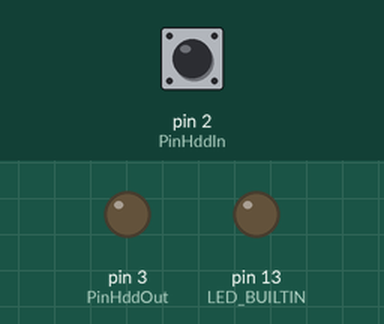
Bench run of a sketch on a simulated Arduino Uno, built with avr-gcc and run on an emulated ATmega328P. On the bench: output pins drawn as LEDs (lit = HIGH). Inputs (shaded band) come from the test bench; at power-on: pin 2 (PinHddIn) HIGH. Pins used as bus, display or sensor lines are not drawn; what the sketch prints to the serial monitor is not drawn.

Above: at 2.2 s.
2.3 s: pin 2 (PinHddIn) pulled LOW for 0.15 s
At 2.37 s:
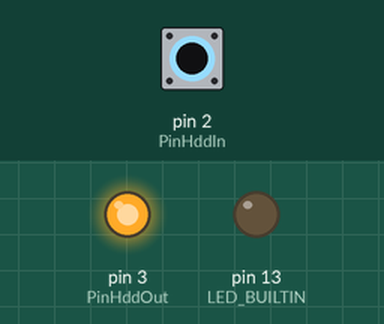
3.9 s: pin 2 (PinHddIn) pulled LOW for 3.2 s
At 7.9 s:
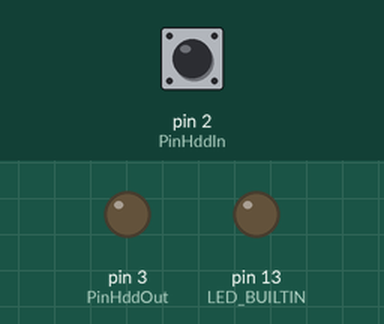
Timing chart, 0 to 9.4 s (numbered marks = the images above; inputs shaded):
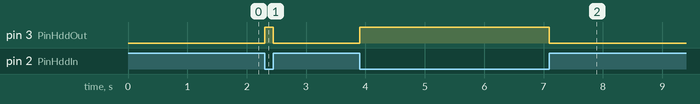

Measured:
- after the input at 2.3 s, pin 3 (PinHddOut): LOW → HIGH at once, → LOW 0.15 s later
- after the input at 3.9 s, pin 3 (PinHddOut): LOW → HIGH at once, → LOW 3.2 s later

The sketch:

operatorpanel.ino
```cpp
#include <limits.h>

static const int PinHddIn = 2;
static const int PinHddOut = 3;
static const int PinDisplayReset = 4;
static const int PinDisplayStrobe = 5;
static const int DisplaySize = 8;

namespace Display
{
  namespace
  {
    void Reset()
    {
      digitalWrite(PinDisplayStrobe, 1);
      digitalWrite(PinDisplayReset, 1);
      digitalWrite(PinDisplayReset, 0);
    }

    void SendChar(const char c, const int iDigit)
    {
      const int iCount = c<<3 | ((DisplaySize-1) - (iDigit&7));
      for (int i = 0; i < iCount; i++)  //Strobe out character
      {
        digitalWrite(PinDisplayStrobe, 0);
        digitalWrite(PinDisplayStrobe, 1);
      }

      //Confirm character and prepare for next
      digitalWrite(PinDisplayReset, 1);
      digitalWrite(PinDisplayStrobe, 0);
      digitalWrite(PinDisplayStrobe, 1);
      digitalWrite(PinDisplayReset, 0);
    }

    void SendString(const char* const pszString)
    {
      const char* pC = pszString;
      for(int i=0; i<8; i++)
      {
        const char c = *pC ? *pC++ : ' ';
        SendChar(c, i);
      }
    }
  }
}


static void HddLed()
{
  digitalWrite(PinHddOut, !digitalRead(PinHddIn)); //Turn negative-switched signal into positive-switched
}

void setup() {
  Serial.begin(9600);
  Serial.println("<Arduino is ready>");

  pinMode(LED_BUILTIN, OUTPUT);
  pinMode(PinDisplayReset, OUTPUT);
  pinMode(PinDisplayStrobe, OUTPUT);

  pinMode(PinHddIn, INPUT_PULLUP);
  pinMode(PinHddOut, OUTPUT);
  attachInterrupt(digitalPinToInterrupt(PinHddIn), HddLed, CHANGE);

  Display::Reset();
  HddLed();
  Display::SendString("started");
  delay(1000);
}

void loop()
{
  static const unsigned int TimeOutTime = 5000;
  static unsigned long LastRecvTime = UINT_MAX - TimeOutTime; //Go into timeout immediately
  static int iDigit = 0;

  bool bReceived = false;

  while (Serial.available())
  {
    const char c = Serial.read();
    Display::SendChar(c, iDigit);
    iDigit = (iDigit+1) % DisplaySize;

    bReceived = true;
  }

  const unsigned long CurrTime = millis();
  if (bReceived)
  {
    LastRecvTime = CurrTime;
  }
  const unsigned long TimeSinceRecv = CurrTime - LastRecvTime;
  const bool bDemoMode = TimeSinceRecv > TimeOutTime;

  if (bDemoMode)
  {
    iDigit = 0; //Next time we receive data start from first digit
    char szDemo[DisplaySize+1];
    const int iSeg = ((TimeSinceRecv-TimeOutTime) / 500) % DisplaySize;
    for (int i = 0; i < DisplaySize; i++)
    {
      Display::SendChar(i == iSeg ? '.' : ' ', i);
    }

  }
}
```
